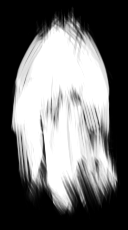
#> input picture brushes/brush.png, 128 x 230 px; its folder holds only this picture in this run
$ python rotate_brush.py
#> lines starting #> are read from the running program, lines starting #| are printed output that depends on the picture; after the words box and inside, x2 and y2 are one past the last pixel; in counts of white or black regions, pixels touching at a corner belong together
### colormixer.py
import numpy as np
import cv2
import math
import random
import time
# import rotate_brush as rb
# import gradient
# from thready import amap
import os

color1 = np.array([19,163,255.])
color2 = np.array([19,18,37.])
color3 = np.array([52,2,1.])

color4 = np.array([.95,.95,.95])
color5 = np.array([.5,.15,.4])

color1/=255.
color2/=255.
color3/=255.

def clip(i,imax=1,imin=0):
    return min(max(imin,i),imax)

def directmix(c1,c2,ratio):
    return c1*ratio + c2*(1-ratio)

# [5 lines left out: function linearmix, not called in this run]

def submix_power(i):
    i = np.array(i)

    # [15 lines left out: functions BGR2PWR, PWR2BGR, submix, not called in this run]

    return submix,BGR2PWR,PWR2BGR


# a is good around .15
# [51 lines left out: functions reflectance, get_coeff, powermix, not called in this run]

pal = np.zeros([400,600,3])

globpad = 0
# [33 lines left out: functions pmix, demo, test_power, test, not called in this run]

def f32(a):
    return np.array(a).astype('float32')

def oilpaint_converters():
    submix,b2p,p2b = submix_power(f32([13,3,7.]))
    return b2p,p2b

def oilpaint_mix(c1,c2,alpha):
    submix,b2p,p2b = submix_power(f32([13,3,7.]))
    return submix(c1,c2,alpha/255)

# test()

### rotate_brush.py
import numpy as np
import cv2
import math
import random
import color_table as tb
import sys
import time

def rn():
    return random.random()

class Brushes():
    def __init__(self):
        self.brushes = {}

    # load brushes from ./brushes directory
    # [51 lines left out: functions load_brushes, get_brush, rotate_brush, not called in this run]

    def lc(self,i): #low clip
        return int(max(0,i))

    # [44 lines left out: function generate_motion_blur_kernel, not called in this run]

    def sigmoid_array(self,x):
        sgm = 1. / (1. + np.exp(-x))
        return np.clip(sgm * 1.2 - .1,a_max=1.,a_min=0.)

    # the brush process
    # [177 lines left out: functions compose, test, not called in this run]


#####francis#####
brushes = {}

# pre_len = 1
# p_diff = 0
# load brushes from ./brushes directory
def load_brushes():
    brush_dir = './brushes/'
    import os
    for fn in os.listdir(brush_dir):
        if os.path.isfile(brush_dir + fn):
            brush = cv2.imread(brush_dir + fn,0)
#> brush is the input picture: shape (230, 128); min 0, max 255, mean 109.3
            kernel = cv2.getStructuringElement(cv2.MORPH_RECT, (4, 4))
            closed = cv2.morphologyEx(brush, cv2.MORPH_CLOSE, kernel)
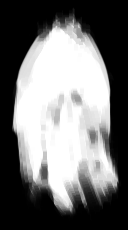
#> closed: shape (230, 128); min 0, max 255, mean 113.7
            blur_brush = cv2.blur(closed, (4, 4))
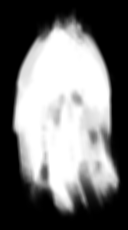
#> blur_brush: shape (230, 128); min 0, max 255, mean 113.7
            ret, binary_brush = cv2.threshold(blur_brush, 127, 255, cv2.THRESH_BINARY)
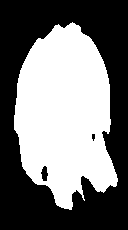
#> binary_brush: shape (230, 128); 46.2% white; 1 white region, box (x1, y1, x2, y2) and area: (14, 22, 118, 210) 13603
            if not binary_brush is None:
                brushes[fn] = binary_brush
load_brushes()

# [52 lines left out: functions get_brush, rotate_brush, not called in this run]

def lc(i): #low clip
    return int(max(0,i))

# [44 lines left out: function generate_motion_blur_kernel, not called in this run]

from colormixer import oilpaint_converters
b2p,p2b = oilpaint_converters()

def sigmoid_array(x):
    sgm = 1. / (1. + np.exp(-x))
    return np.clip(sgm * 1.2 - .1,a_max=1.,a_min=0.)

# the brush process
# [197 lines left out: functions compose, test, not called in this run]

$ run again, on brushes/brush_fromweb.png
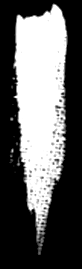
#> input picture brushes/brush_fromweb.png, 82 x 269 px
#> in load_brushes, brush is the input picture: shape (269, 82); min 0, max 255, mean 97
#> in load_brushes, `blur_brush = cv2.blur(closed, (4, 4))`:
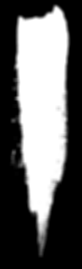
#> blur_brush: shape (269, 82); min 0, max 255, mean 100.7
#> in load_brushes, `ret, binary_brush = cv2.threshold(blur_brush, 127, 255, cv2.THRESH_BIN..`:
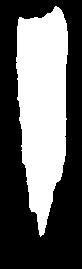
#> binary_brush: shape (269, 82); 39.3% white; 1 white region, box (x1, y1, x2, y2) and area: (16, 6, 68, 237) 8671

$ run again, on brushes/brush_fromweb2.png
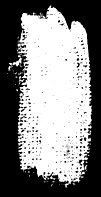
#> input picture brushes/brush_fromweb2.png, 101 x 197 px
#> in load_brushes, brush is the input picture: shape (197, 101); min 0, max 255, mean 132.5
#> in load_brushes, `blur_brush = cv2.blur(closed, (4, 4))`:
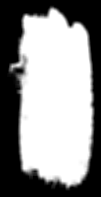
#> blur_brush: shape (197, 101); min 0, max 255, mean 144
#> in load_brushes, `ret, binary_brush = cv2.threshold(blur_brush, 127, 255, cv2.THRESH_BIN..`:
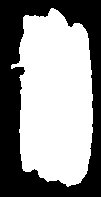
#> binary_brush: shape (197, 101); 56.5% white; 1 black region, box (x1, y1, x2, y2) and area: (0, 0, 101, 197) 8655

$ run again, on brushes/brush_leaky.png
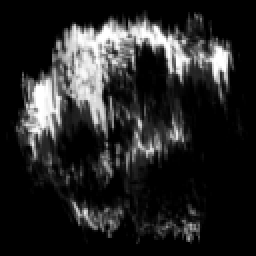
#> input picture brushes/brush_leaky.png, 128 x 128 px (shown 2 times larger)
#> in load_brushes, brush is the input picture: shape (128, 128); min 0, max 255, mean 38.6
#> in load_brushes, `blur_brush = cv2.blur(closed, (4, 4))`:
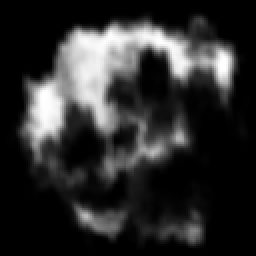
#> blur_brush: shape (128, 128) (shown 2 times larger); min 0, max 255, mean 45.5
#> in load_brushes, `ret, binary_brush = cv2.threshold(blur_brush, 127, 255, cv2.THRESH_BIN..`:
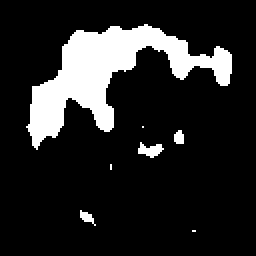
#> binary_brush: shape (128, 128) (shown 2 times larger); 14.7% white; 7 white regions (3 under 20 px), largest, box (x1, y1, x2, y2) and area: (13, 12, 116, 75) 2287, (69, 71, 82, 79) 59, (40, 105, 48, 113) 30, (87, 65, 92, 72) 29

$ run again, on brushes/brush2.png
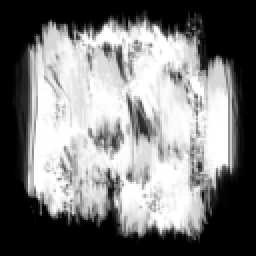
#> input picture brushes/brush2.png, 128 x 128 px (shown 2 times larger)
#> in load_brushes, brush is the input picture: shape (128, 128); min 0, max 255, mean 122.6
#> in load_brushes, `blur_brush = cv2.blur(closed, (4, 4))`:
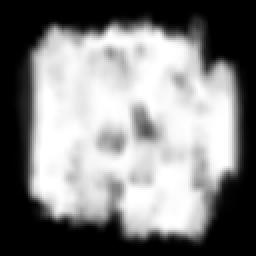
#> blur_brush: shape (128, 128) (shown 2 times larger); min 0, max 255, mean 130.7
#> in load_brushes, `ret, binary_brush = cv2.threshold(blur_brush, 127, 255, cv2.THRESH_BIN..`:
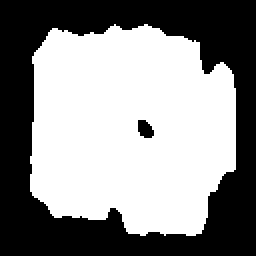
#> binary_brush: shape (128, 128) (shown 2 times larger); 54.9% white; 2 black regions, box (x1, y1, x2, y2) and area: (0, 0, 128, 128) 7335, (69, 60, 77, 69) 55
